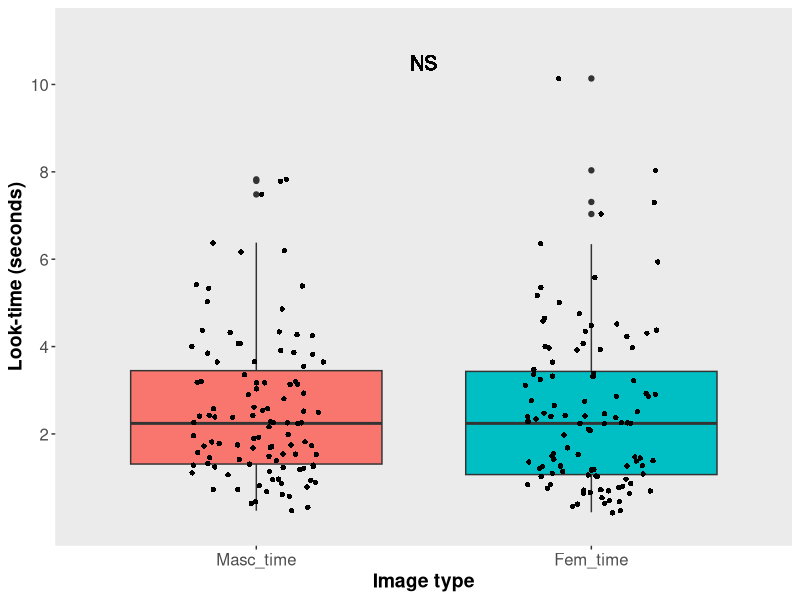
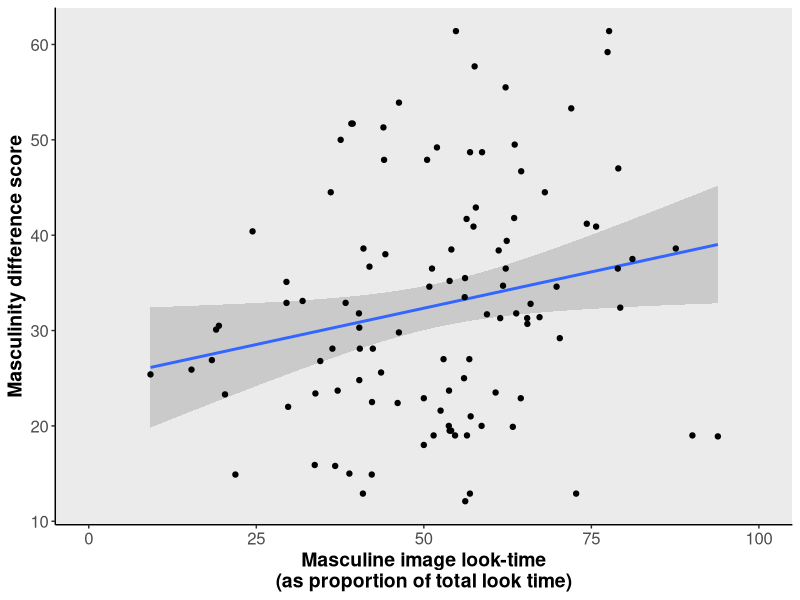
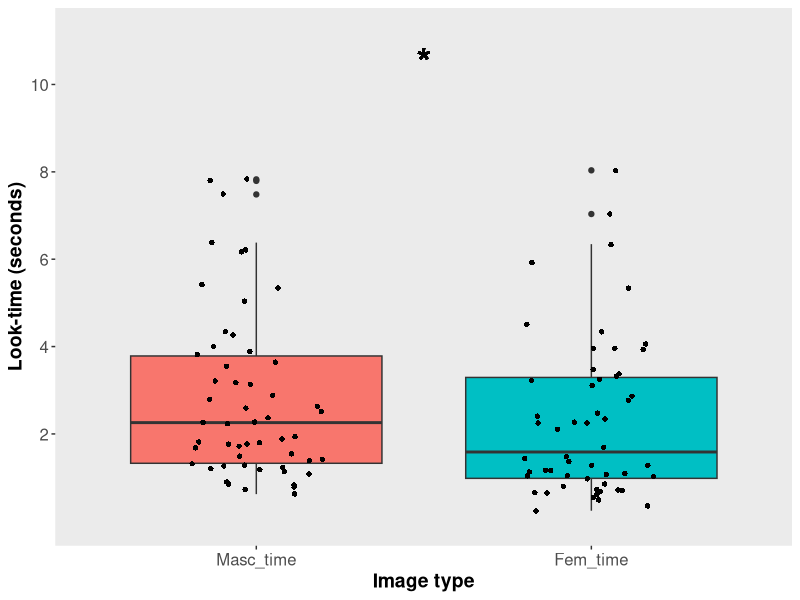
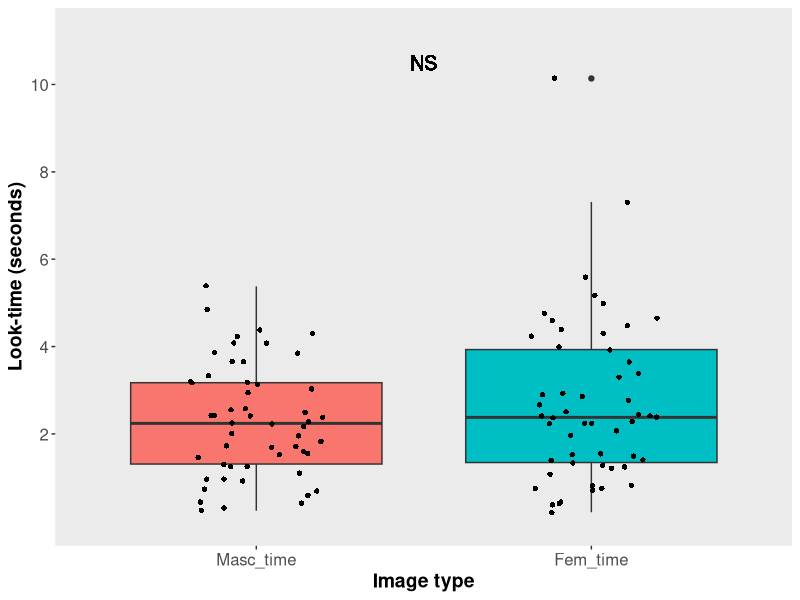

Reproduce these figures in R, in order.
## ---- chunk 1
knitr::opts_chunk$set(echo = TRUE)
## ---- chunk 2
library(ggplot2)
## ---- chunk 3
Rhesus.Trials <- as.data.frame(read.csv("Experimental_Trial_Data.csv"))

Rhesus.Trials$Look_time <- Rhesus.Trials$Look_time / 29

Rhesus.Trials$Masc_time <- Rhesus.Trials$Masc_time / 29

Rhesus.Trials$Fem_time <- Rhesus.Trials$Fem_time / 29

summary(Rhesus.Trials[,c(5,24,30,31,32)])
## ---- chunk 4

Rhesus_Trials2 <- Rhesus.Trials[,c(31,32)]

library(reshape) 
Rhesus_Trials2 <- melt(Rhesus_Trials2)

Rhesus_Trials2$Stim <- Rhesus_Trials2[,1]
Rhesus_Trials2$Time <- Rhesus_Trials2[,2]
Rhesus_Trials2 <- Rhesus_Trials2[,c(3,4)]

ggplot(Rhesus_Trials2, aes(x=Stim, y=Time, fill=Stim)) + ylab("Look-time (seconds)") + xlab("Image type")+ geom_boxplot() + coord_cartesian(ylim=c(0,11.2)) + scale_y_continuous(breaks=c(2, 4, 6, 8, 10)) + geom_jitter(shape=16, position=position_jitter(.2)) + theme(panel.grid.major = element_blank(), panel.grid.minor = element_blank()) + theme(legend.position = "none") + theme(axis.text=element_text(size=12), axis.title=element_text(size=14,face="bold")) + geom_text(aes(1.5, 10.5, label="NS"), size=5)

## ---- chunk 5

Prediction1.1 <- wilcox.test(Rhesus.Trials$Masc_time, Rhesus.Trials$Fem_time, paired = TRUE)

Prediction1.1

## ---- chunk 6

Prediction1.2 <- binom.test(64, 105, p = 0.5,
           alternative = c("two.sided"),
           conf.level = 0.95);

Prediction1.2

## ---- chunk 7

ggplot(Rhesus.Trials, aes(x=Masc_perc, y=Masc_diff, fill=Masc_perc)) + ylab("Masculinity difference score") + xlab("Masculine image look-time\n(as proportion of total look time)") + geom_smooth(method = 'lm') + geom_point(data=NULL, cex=1.5) + theme(panel.border = element_blank(), axis.line = element_line(colour = "black")) + theme(panel.grid.major = element_blank(), panel.grid.minor = element_blank()) + theme(legend.position="none") + xlim(0,100) + theme(axis.text=element_text(size=12), axis.title=element_text(size=14,face="bold"))

## ---- chunk 8

Prediction2.1a <- lm(Masc_perc ~ Masc_diff, data = Rhesus.Trials); 

summary(Prediction2.1a)

## ---- chunk 9

Prediction2.1b <- lm(Masc_perc ~ Masc_diff + Masc_score, data = Rhesus.Trials); 

summary(Prediction2.1b)

## ---- chunk 10

Rhesus_Trials2 <- Rhesus.Trials[,c(21, 31,32)]

Rhesus_Trials2_high <- subset(Rhesus_Trials2, MD_cat == 1)
Rhesus_Trials2_low <- subset(Rhesus_Trials2, MD_cat == 0)
Rhesus_Trials2_high <- Rhesus_Trials2_high[,c(2,3)]
Rhesus_Trials2_low <- Rhesus_Trials2_low[,c(2,3)] 

Rhesus_Trials2_high <- melt(Rhesus_Trials2_high)
Rhesus_Trials2_low <- melt(Rhesus_Trials2_low)

Rhesus_Trials2_high$Stim <- Rhesus_Trials2_high[,1]
Rhesus_Trials2_high$Time <- Rhesus_Trials2_high[,2]
Rhesus_Trials2_high <- Rhesus_Trials2_high[,c(3,4)]

Rhesus_Trials2_low$Stim <- Rhesus_Trials2_low[,1]
Rhesus_Trials2_low$Time <- Rhesus_Trials2_low[,2]
Rhesus_Trials2_low <- Rhesus_Trials2_low[,c(3,4)]


ggplot(Rhesus_Trials2_high, aes(x=Stim, y=Time, fill=Stim)) + ylab("Look-time (seconds)") + xlab("Image type")+ geom_boxplot() + coord_cartesian(ylim=c(0,11.2)) + scale_y_continuous(breaks=c(2, 4, 6, 8, 10)) + geom_jitter(shape=16, position=position_jitter(.2)) + theme(panel.grid.major = element_blank(), panel.grid.minor = element_blank()) + theme(legend.position = "none") + theme(axis.text=element_text(size=12), axis.title=element_text(size=14,face="bold")) + geom_text(aes(1.5, 10.5, label="*"), size=10)

ggplot(Rhesus_Trials2_low, aes(x=Stim, y=Time, fill=Stim)) + ylab("Look-time (seconds)") + xlab("Image type") + geom_boxplot() + coord_cartesian(ylim=c(0,11.2)) + scale_y_continuous(breaks=c(2, 4, 6, 8, 10)) + geom_jitter(shape=16, position=position_jitter(.2)) + theme(panel.grid.major = element_blank(), panel.grid.minor = element_blank()) + theme(legend.position = "none") + theme(axis.text=element_text(size=12), axis.title=element_text(size=14,face="bold")) + geom_text(aes(1.5, 10.5, label="NS"), size=5)

## ---- chunk 11
High_diff <- subset(Rhesus.Trials, MD_cat == 1)
Low_diff <- subset(Rhesus.Trials, MD_cat == 0)
## ---- chunk 12

summary(High_diff[,c(5,24,30,31,32)])

## ---- chunk 13

summary(Low_diff[,c(5,24,30,31,32)])

## ---- chunk 14

Prediction2.2a <- wilcox.test(High_diff$Masc_time, High_diff$Fem_time, paired = TRUE)

## ---- chunk 15

Prediction2.2b <- wilcox.test(Low_diff$Masc_time, Low_diff$Fem_time, paired = TRUE)

## ---- chunk 16

No_Groupmate <- subset(Rhesus.Trials, Groupmates=="None", select = "Masc_perc")

Fem_Groupmate <- subset(Rhesus.Trials, Groupmates=="Fem", select = "Masc_perc")

Masc_Groupmate <- subset(Rhesus.Trials, Groupmates=="Masc", select = "Masc_perc")

Both_Groupmate <- subset(Rhesus.Trials, Groupmates=="Both", select = "Masc_perc")

Groupmates <- merge(No_Groupmate, Fem_Groupmate)
## ---- chunk 17

confound_masc_groupmate <- wilcox.test(Masc_Groupmate$Masc_perc, No_Groupmate$Masc_perc, paired = FALSE); confound_masc_groupmate

counfound_fem_groupmate <- wilcox.test(Fem_Groupmate$Masc_perc, No_Groupmate$Masc_perc, paired = FALSE); counfound_fem_groupmate

confound_both_groupmxate <- wilcox.test(Both_Groupmate$Masc_perc, No_Groupmate$Masc_perc, paired = FALSE); confound_both_groupmxate

## ---- chunk 18

Rhesus.Masculinity <- as.data.frame(read.csv("Facial_Masculinity_Data.csv"))

Rhesus.Masculinity$Color <- as.numeric(as.character(Rhesus.Masculinity$Color))

Rhesus.Masculinity$Luminance <- as.numeric(as.character(Rhesus.Masculinity$Luminance))

## ---- chunk 19

Stimuli <- subset(Rhesus.Masculinity, M2_F1_Not0 > 0, select = c("Age","Color","Luminance","Masculinity_score"))

Masc_Stimuli <- subset(Rhesus.Masculinity, M2_F1_Not0 == 2, select = c("Age","Color","Luminance","Masculinity_score"))

Fem_Stimuli <- subset(Rhesus.Masculinity, M2_F1_Not0 == 1, select = c("Age","Color","Luminance","Masculinity_score"))

## ---- chunk 20

Age_corr <- cor.test(Stimuli$Masculinity_score, Stimuli$Age, method = "spearman");

Age_corr

Age_means <- wilcox.test(Masc_Stimuli$Age, Fem_Stimuli$Age, paired = FALSE);

Age_means

## ---- chunk 21

Color_corr <- cor.test(Stimuli$Masculinity_score, Stimuli$Color, method = "spearman");

Color_corr

Color_means <- wilcox.test(Masc_Stimuli$Color, Fem_Stimuli$Color, paired = FALSE);

Color_means

## ---- chunk 22


Luminance_corr <- cor.test(Stimuli$Masculinity_score, Stimuli$Luminance, method = "spearman");

Luminance_corr

Luminance_means <- wilcox.test(Masc_Stimuli$Luminance, Fem_Stimuli$Luminance, paired = FALSE); 

Luminance_means

## ---- chunk 23
High_diff_extra <- subset(Rhesus.Trials, MD_cat2 > 0)
Low_diff_extra <- subset(Rhesus.Trials, MD_cat2 < 1)
## ---- chunk 24

summary(High_diff_extra[,c(5,24,30,31,32)])

## ---- chunk 25

summary(Low_diff_extra[,c(5,24,30,31,32)])

## ---- chunk 26

Prediction2.2a_extra <- wilcox.test(High_diff$Masc_time, High_diff$Fem_time, paired = TRUE);

Prediction2.2a_extra

## ---- chunk 27

Prediction2.2b_extra <- wilcox.test(Low_diff$Masc_time, Low_diff$Fem_time, paired = TRUE);

Prediction2.2b_extra
